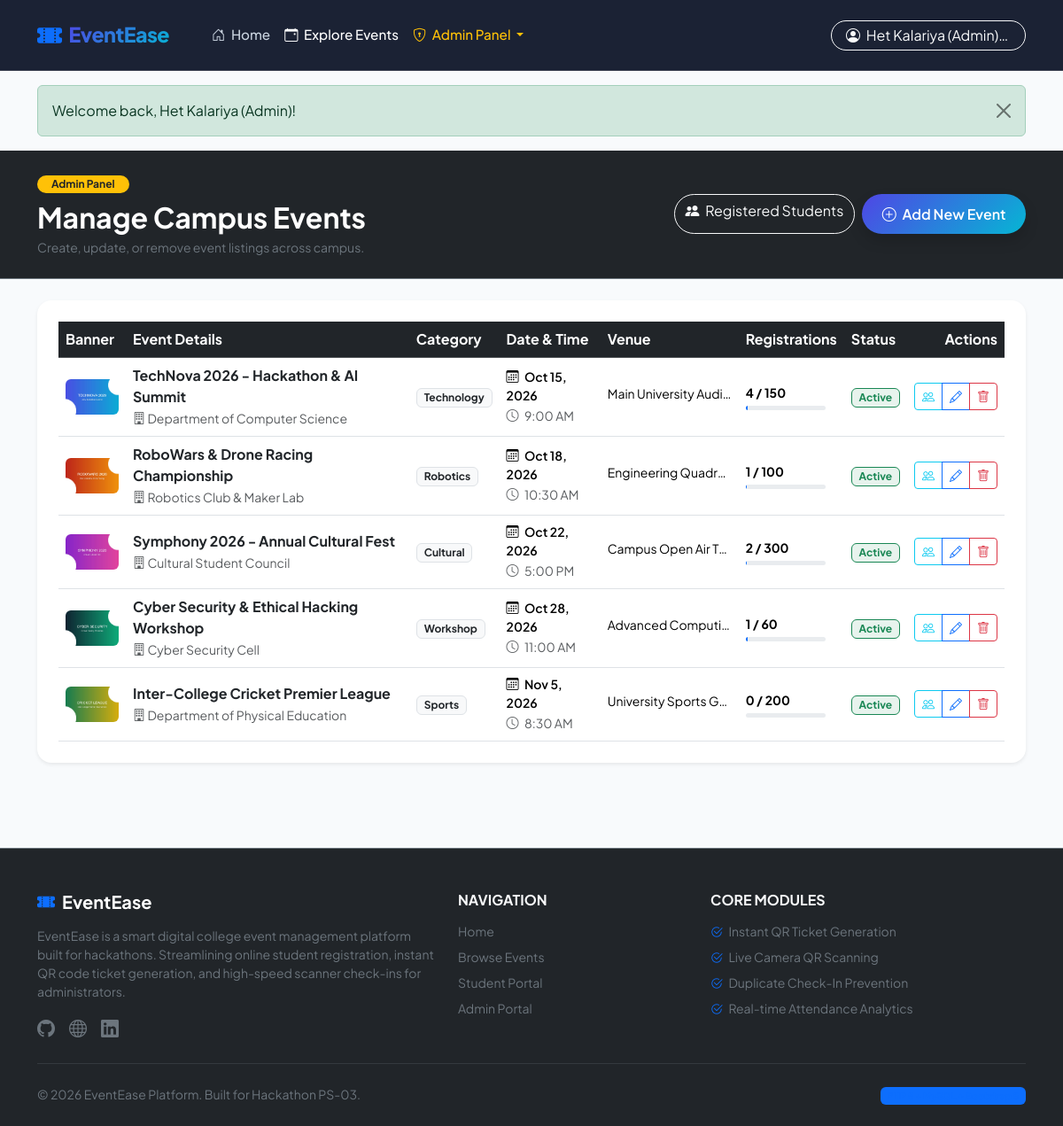
/admin/events.php (signed in), run on the app's committed database.
### tables this page shows
CREATE TABLE `events` (
  `id` INT AUTO_INCREMENT PRIMARY KEY,
  `title` VARCHAR(150) NOT NULL,
  `category` VARCHAR(50) NOT NULL DEFAULT 'General',
  `description` TEXT NOT NULL,
  `rules` TEXT,
  `event_date` DATE NOT NULL,
  `event_time` TIME NOT NULL,
  `venue` VARCHAR(150) NOT NULL,
  `organizer` VARCHAR(100) NOT NULL DEFAULT 'Campus Event Committee',
  `capacity` INT NOT NULL,
  `registered_count` INT DEFAULT 0,
  `image` VARCHAR(255) DEFAULT 'default-event.jpg',
  `status` ENUM('active', 'completed', 'cancelled') DEFAULT 'active',
  `created_at` TIMESTAMP DEFAULT CURRENT_TIMESTAMP
);

### admin/events.php (the view, shortened to what this page needs)
<?php
$db = getDB();
$events = $db->query("SELECT * FROM events ORDER BY event_date ASC")->fetchAll();
require_once __DIR__ . '/../includes/header.php';
?>
<div class="bg-dark text-white py-4 mb-4 border-bottom border-secondary">
    <div class="container">
        <div class="row align-items-center">
            <div class="col-md-7">
                <span class="badge bg-warning text-dark px-3 py-1 rounded-pill mb-2">Admin Panel</span>
                <h2 class="fw-bold mb-1">Manage Campus Events</h2>
                <p class="text-secondary small mb-0">Create, update, or remove event listings across campus.</p>
            </div>
            <div class="col-md-5 text-md-end mt-3 mt-md-0 d-flex gap-2 justify-content-md-end">
                <a href="students.php" class="btn btn-outline-light rounded-pill">
                    <i class="bi bi-people-fill me-1"></i> Registered Students
                </a>
                <a href="add-event.php" class="btn btn-gradient-primary rounded-pill shadow">
                    <i class="bi bi-plus-circle me-1"></i> Add New Event
                </a>
            </div>
        </div>
    </div>
</div>
<div class="container mb-5">
    <div class="card border-0 shadow-sm rounded-4">
        <div class="card-body p-4">
            <div class="table-responsive">
                <table class="table table-hover align-middle mb-0">
                    <thead class="table-dark">
                        <tr>
                            <th>Banner</th>
                            <th>Event Details</th>
                            <th>Category</th>
                            <th>Date & Time</th>
                            <th>Venue</th>
                            <th>Registrations</th>
                            <th>Status</th>
                            <th class="text-end">Actions</th>
                        </tr>
                    </thead>
                    <tbody>
                        <?php if (empty($events)): ?>
                            <tr><td colspan="8" class="text-center py-5 text-muted">No events created yet. Click "Add New Event" to get started.</td></tr>
                        <?php else: ?>
                            <?php foreach ($events as $ev):
                                $pct = ($ev['capacity'] > 0) ? min(100, round(($ev['registered_count'] / $ev['capacity']) * 100)) : 0;
                                $imageFile = basename($ev['image'] ?? 'default-event.jpg');
                                $imagePath = '../assets/uploads/' . rawurlencode($imageFile);
                            ?>
                                <tr>
                                    <td>
                                        <img src="<?php echo $imagePath; ?>" alt="Banner" class="rounded object-fit-cover" style="width: 60px; height: 40px;" onerror="this.src='../assets/uploads/default-event.jpg';" />
                                    </td>
                                    <td>
                                        <strong class="d-block text-dark"><?php echo htmlspecialchars($ev['title']); ?></strong>
                                        <small class="text-muted"><i class="bi bi-building"></i> <?php echo htmlspecialchars($ev['organizer']); ?></small>
                                    </td>
                                    <td><span class="badge bg-light text-dark border"><?php echo htmlspecialchars($ev['category']); ?></span></td>
                                    <td>
                                        <small class="d-block fw-semibold"><i class="bi bi-calendar3 me-1"></i> <?php echo date('M j, Y', strtotime($ev['event_date'])); ?></small>
                                        <small class="text-muted"><i class="bi bi-clock me-1"></i> <?php echo date('g:i A', strtotime($ev['event_time'])); ?></small>
                                    </td>
                                    <td><small class="text-truncate d-inline-block" style="max-width: 140px;"><?php echo htmlspecialchars($ev['venue']); ?></small></td>
                                    <td>
                                        <div class="small fw-bold mb-1"><?php echo $ev['registered_count']; ?> / <?php echo $ev['capacity']; ?></div>
                                        <div class="progress" style="height: 5px; width: 90px;">
                                            <div class="progress-bar bg-primary" role="progressbar" style="width: <?php echo $pct; ?>%;"></div>
                                        </div>
                                    </td>
                                    <td>
                                        <?php if ($ev['status'] === 'active'): ?>
                                            <span class="badge bg-success bg-opacity-10 text-success border border-success">Active</span>
                                        <?php else: ?>
                                            <span class="badge bg-secondary">Cancelled</span>
                                        <?php endif; ?>
                                    </td>
                                    <td class="text-end">
                                        <div class="btn-group btn-group-sm" role="group">
                                            <a href="registrations.php?event_id=<?php echo $ev['id']; ?>" class="btn btn-outline-info" title="View Registered Students">
                                                <i class="bi bi-people"></i>
                                            </a>
                                            <a href="edit-event.php?id=<?php echo $ev['id']; ?>" class="btn btn-outline-primary" title="Edit Event">
                                                <i class="bi bi-pencil"></i>
                                            </a>
                                            <a href="events.php?action=delete&id=<?php echo $ev['id']; ?>" class="btn btn-outline-danger" title="Delete Event" onclick="return confirm('Are you sure you want to delete this event? All registrations for this event will also be deleted.')">
                                                <i class="bi bi-trash"></i>
                                            </a>
                                        </div>
                                    </td>
                                </tr>
                            <?php endforeach; ?>
                        <?php endif; ?>
                    </tbody>
                </table>
            </div>
        </div>
    </div>
</div>
<?php require_once __DIR__ . '/../includes/footer.php'; ?>

### assets/css/style.css (style rules this page uses)
:root { --primary-color: #4f46e5; --primary-hover: #4338ca; --secondary-color: #06b6d4; --dark-color: #0f172a; --light-bg: #f8fafc; --card-bg: #ffffff; --border-color: #e2e8f0; --text-primary: #1e293b; --text-muted: #64748b; --accent-gradient: linear-gradient(135deg, #4f46e5 0%, #06b6d4 100%); --hero-gradient: linear-gradient(135deg, #0f172a 0%, #1e1b4b 50%, #312e81 100%); }
body { font-family: 'Plus Jakarta Sans', -apple-system, BlinkMacSystemFont, sans-serif; background-color: var(--light-bg); color: var(--text-primary); min-height: 100vh; display: flex; flex-direction: column; }
.btn-gradient-primary { background: var(--accent-gradient); color: #ffffff !important; font-weight: 600; border: none; padding: 0.65rem 1.4rem; border-radius: 50rem; box-shadow: 0 4px 15px rgba(79, 70, 229, 0.3); transition: all 0.3s ease; }

### data on the page
events: image (picture), title "TechNova 2026 - Hackathon & AI Summit", organizer "Department of Computer Science", category "Technology", event_date "Oct 15, 2026", event_time "9:00 AM", venue "Main University Audi…", registered_count "4", capacity "150", status "Active"
events: image (picture), title "RoboWars & Drone Racing Championship", organizer "Robotics Club & Maker Lab", category "Robotics", event_date "Oct 18, 2026", event_time "10:30 AM", venue "Engineering Quadr…", registered_count "1", capacity "100", status "Active"
events: image (picture), title "Symphony 2026 - Annual Cultural Fest", organizer "Cultural Student Council", category "Cultural", event_date "Oct 22, 2026", event_time "5:00 PM", venue "Campus Open Air T…", registered_count "2", capacity "300", status "Active"
events: image (picture), title "Cyber Security & Ethical Hacking Workshop", organizer "Cyber Security Cell", category "Workshop", event_date "Oct 28, 2026", event_time "11:00 AM", venue "Advanced Computi…", registered_count "1", capacity "60", status "Active"
events: image (picture), title "Inter-College Cricket Premier League", organizer "Department of Physical Education", category "Sports", event_date "Nov 5, 2026", event_time "8:30 AM", venue "University Sports G…", registered_count "0", capacity "200", status "Active"

### other printed values
$_SESSION['user_name'] "Het Kalariya (Admin)"
$flash['message'] "Welcome back, Het Kalariya (Admin)!"
